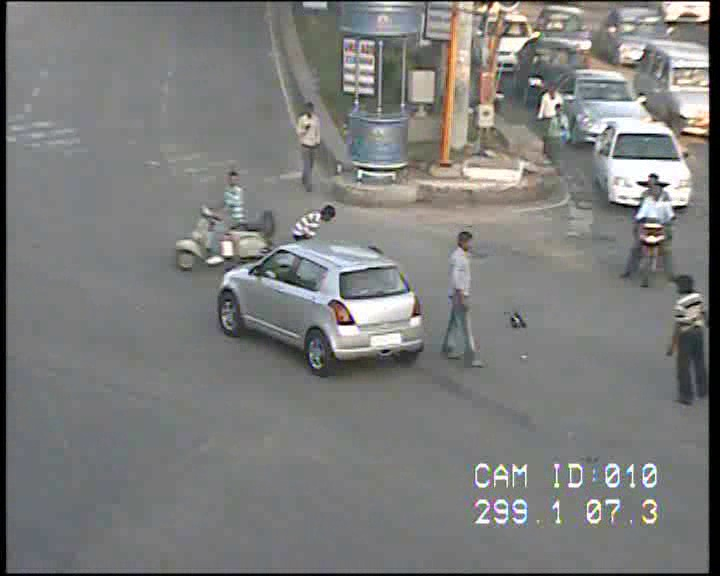
#> input picture original_images/acc1 (13).jpg, 720 x 576 px, found by its file name; its folder holds 4 pictures in this run
$ python preprocess.py
#> lines starting #> are read from the running program, lines starting #| are printed output that depends on the picture
from PIL import Image
import os

input_dir = "model-implementor\original_images"
output_dir = "model-implementor\processed_images"

if not os.path.exists(output_dir):
    os.makedirs(output_dir)

for filename in os.listdir(input_dir):
    if filename.endswith(".jpg") or filename.endswith(".png"):
        image = Image.open(os.path.join(input_dir, filename))
#> image is the input picture: PIL image 720x576 RGB; mean R, G, B 124.9, 125.3, 123.9
        image = image.resize((640, 640))
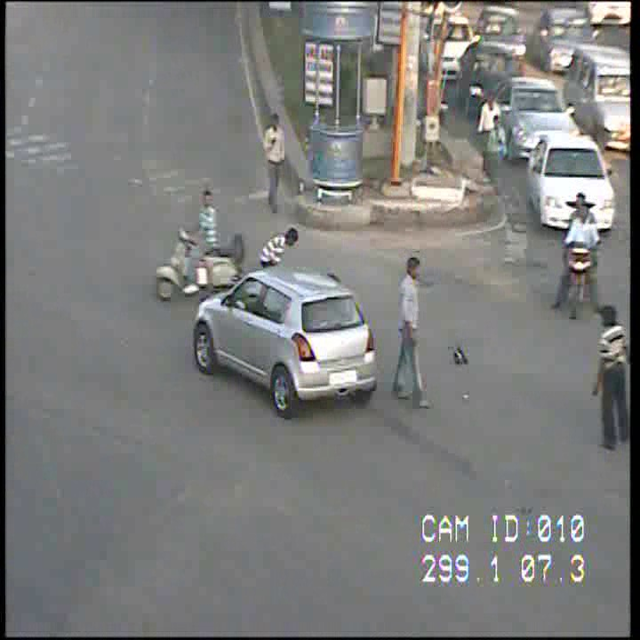
#> image: PIL image 640x640 RGB; mean R, G, B 124.9, 125.3, 123.9
        image.save(os.path.join(output_dir, os.path.splitext(filename)[0] + ".jpg"))
#> pass 2 of the loop `for filename in os.listdir(input_dir):`:
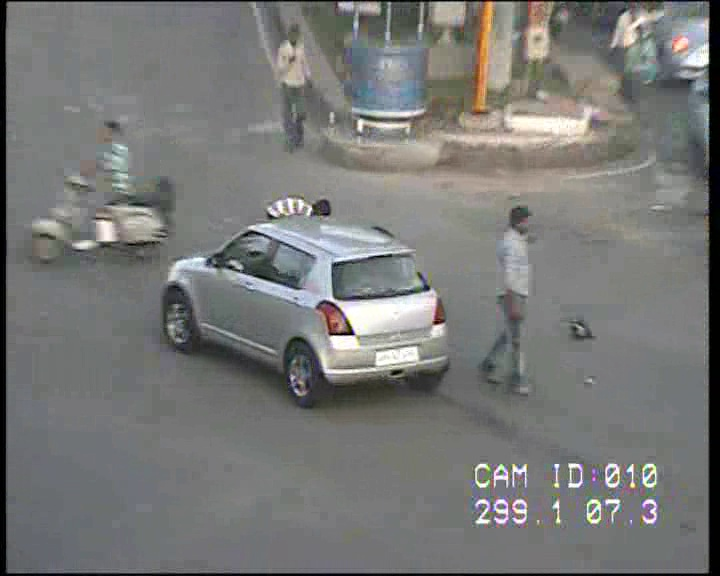
#> input picture original_images/acc1 (14).jpg, 720 x 576 px, found by its file name
#> image is the input picture: PIL image 720x576 RGB; mean R, G, B 120.1, 120.6, 118.9
#> `image = image.resize((640, 640))`:
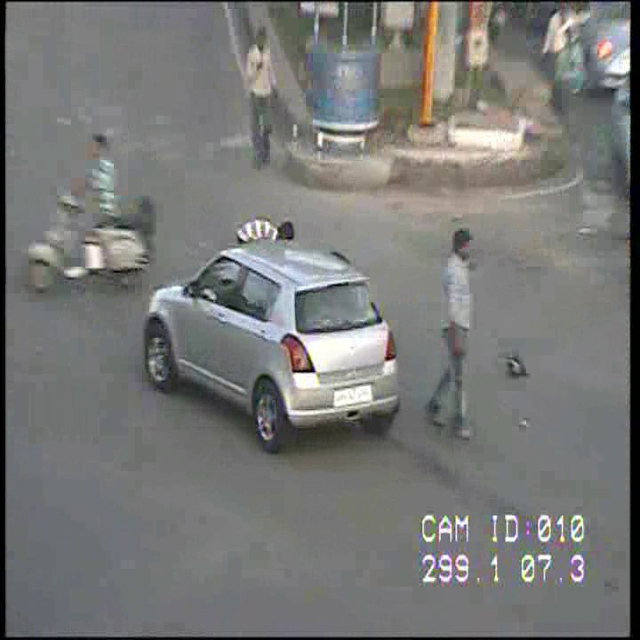
#> image: PIL image 640x640 RGB; mean R, G, B 120.1, 120.6, 118.9
#> pass 3 of the loop `for filename in os.listdir(input_dir):`:
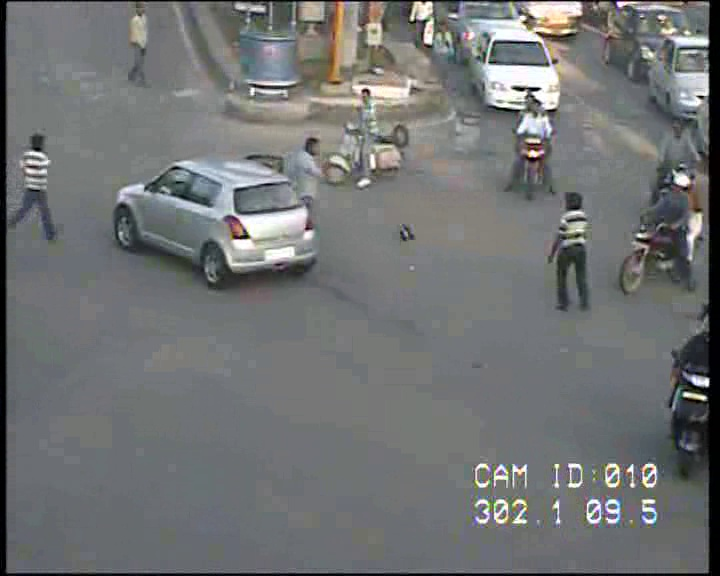
#> input picture original_images/acc1 (15).jpg, 720 x 576 px, found by its file name
#> image is the input picture: PIL image 720x576 RGB; mean R, G, B 113.3, 115.3, 115.7
#> `image = image.resize((640, 640))`:
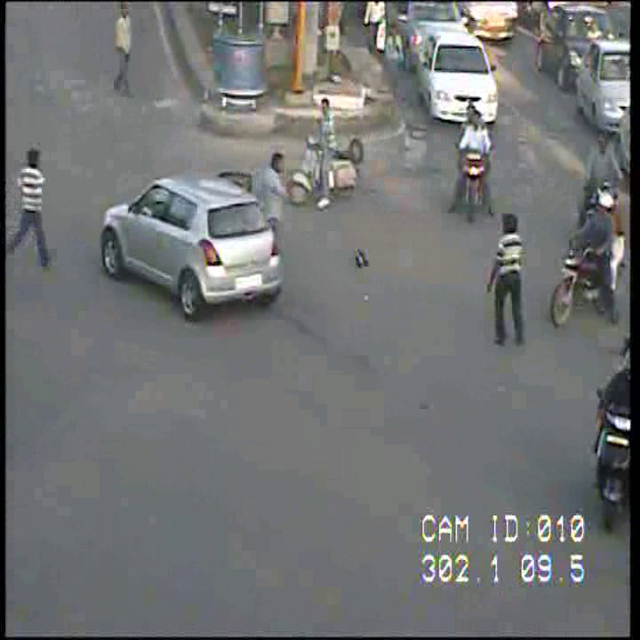
#> image: PIL image 640x640 RGB; mean R, G, B 113.3, 115.3, 115.7
#> the loop made 4 passes; the first 3 are shown
